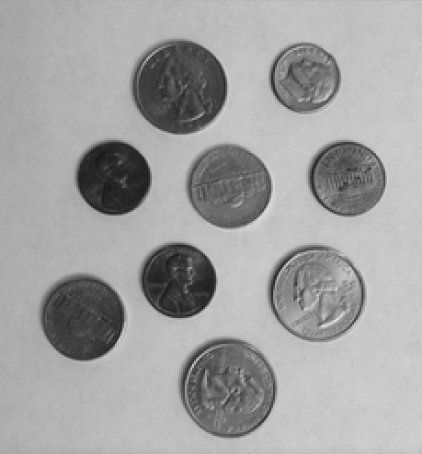
#> input picture ch3/coins.png, 422 x 454 px
$ python threshhold.py --image ../ch3/coins.png
#> lines starting #> are read from the running program, lines starting #| are printed output that depends on the picture; after the words box and inside, x2 and y2 are one past the last pixel; in counts of white or black regions, pixels touching at a corner belong together
#convert a grayscale image to a binary image
#where the pixels are either 0 or 255

#E.g set a threshold value p where all values < p = 0
#and all values > p = 255

#we threshold to focus on particular areas of an object
import cv2
import numpy as np
import matplotlib.pyplot as plt
import argparse

parse = argparse.ArgumentParser(description = "get the image")
parse.add_argument("-i", "--image", required = True, help="specify image path")
args = vars (parse.parse_args())

image = cv2.imread(args["image"])
#> image is the input picture: shape (454, 422, 3); min 21, max 227, mean 162.1
cv2.imshow("Original Image",image)

blurred = cv2.GaussianBlur(image, (5,5), 0)
cv2.imshow("Blurred Image",blurred)

gscale_img = cv2.cvtColor(image, cv2.COLOR_BGR2GRAY)

(T, thresh) = cv2.threshold(gscale_img, 155, 255, cv2.THRESH_BINARY)
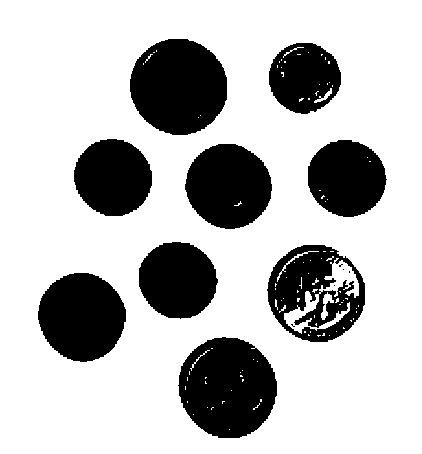
#> thresh: shape (454, 422); 74% white; 14 black regions (5 under 20 px), largest, box (x1, y1, x2, y2) and area: (178, 337, 277, 438) 7621, (130, 39, 227, 135) 7295, (38, 273, 126, 362) 5998
cv2.imshow("Threshold Binary", thresh)

(T, threshInv) = cv2.threshold(gscale_img, 155, 255, cv2.THRESH_BINARY_INV)
cv2.imshow("ThresholdInv Binary", threshInv)

#> (the run stopped early here; a loop or call above may not have finished)
